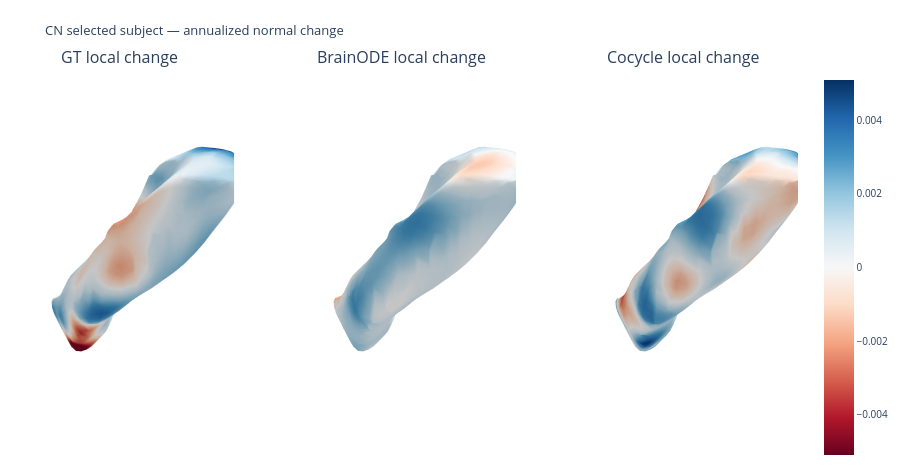

Notebook code cell kept with this figure:
### Code cell
selected_change_figure('CN')

### Figure 1 — Plotly figure (JSON) as saved in the notebook; plotly's stock layout.template omitted (floating-point values rounded to 4 significant figures; data arrays with more than 128 entries replaced by an {"elided": "..."} marker saying what was removed)
{"data": [{"cmax": 0.005098, "cmin": -0.005098, "colorscale": [[0, "rgb(103,0,31)"], [0.1, "rgb(178,24,43)"], [0.2, "rgb(214,96,77)"], [0.3, "rgb(244,165,130)"], [0.4, "rgb(253,219,199)"], [0.5, "rgb(247,247,247)"], [0.6, "rgb(209,229,240)"], [0.7, "rgb(146,197,222)"], [0.8, "rgb(67,147,195)"], [0.9, "rgb(33,102,172)"], [1, "rgb(5,48,97)"]], "flatshading": false, "hoverinfo": "skip", "i": {"elided": "4408 int values"}, "intensity": {"elided": "2206 float values"}, "j": {"elided": "4408 int values"}, "k": {"elided": "4408 int values"}, "opacity": 1, "scene": "scene", "showscale": false, "type": "mesh3d", "x": {"elided": "2206 float values"}, "y": {"elided": "2206 float values"}, "z": {"elided": "2206 float values"}}, {"cmax": 0.005098, "cmin": -0.005098, "colorscale": [[0, "rgb(103,0,31)"], [0.1, "rgb(178,24,43)"], [0.2, "rgb(214,96,77)"], [0.3, "rgb(244,165,130)"], [0.4, "rgb(253,219,199)"], [0.5, "rgb(247,247,247)"], [0.6, "rgb(209,229,240)"], [0.7, "rgb(146,197,222)"], [0.8, "rgb(67,147,195)"], [0.9, "rgb(33,102,172)"], [1, "rgb(5,48,97)"]], "flatshading": false, "hoverinfo": "skip", "i": {"elided": "4408 int values"}, "intensity": {"elided": "2206 float values"}, "j": {"elided": "4408 int values"}, "k": {"elided": "4408 int values"}, "opacity": 1, "scene": "scene2", "showscale": false, "type": "mesh3d", "x": {"elided": "2206 float values"}, "y": {"elided": "2206 float values"}, "z": {"elided": "2206 float values"}}, {"cmax": 0.005098, "cmin": -0.005098, "colorscale": [[0, "rgb(103,0,31)"], [0.1, "rgb(178,24,43)"], [0.2, "rgb(214,96,77)"], [0.3, "rgb(244,165,130)"], [0.4, "rgb(253,219,199)"], [0.5, "rgb(247,247,247)"], [0.6, "rgb(209,229,240)"], [0.7, "rgb(146,197,222)"], [0.8, "rgb(67,147,195)"], [0.9, "rgb(33,102,172)"], [1, "rgb(5,48,97)"]], "flatshading": false, "hoverinfo": "skip", "i": {"elided": "4408 int values"}, "intensity": {"elided": "2206 float values"}, "j": {"elided": "4408 int values"}, "k": {"elided": "4408 int values"}, "opacity": 1, "scene": "scene3", "showscale": true, "type": "mesh3d", "x": {"elided": "2206 float values"}, "y": {"elided": "2206 float values"}, "z": {"elided": "2206 float values"}}], "layout": {"annotations": [{"font": {"size": 16}, "showarrow": false, "text": "GT local change", "x": 0.1444, "xanchor": "center", "xref": "paper", "y": 1, "yanchor": "bottom", "yref": "paper"}, {"font": {"size": 16}, "showarrow": false, "text": "BrainODE local change", "x": 0.5, "xanchor": "center", "xref": "paper", "y": 1, "yanchor": "bottom", "yref": "paper"}, {"font": {"size": 16}, "showarrow": false, "text": "Cocycle local change", "x": 0.8556, "xanchor": "center", "xref": "paper", "y": 1, "yanchor": "bottom", "yref": "paper"}], "font": {"size": 10}, "height": 470, "margin": {"b": 5, "l": 5, "r": 5, "t": 70}, "scene": {"aspectmode": "data", "domain": {"x": [0, 0.2889], "y": [0, 1]}, "xaxis": {"visible": false}, "yaxis": {"visible": false}, "zaxis": {"visible": false}}, "scene2": {"aspectmode": "data", "domain": {"x": [0.3556, 0.6444], "y": [0, 1]}, "xaxis": {"visible": false}, "yaxis": {"visible": false}, "zaxis": {"visible": false}}, "scene3": {"aspectmode": "data", "domain": {"x": [0.7111, 1], "y": [0, 1]}, "xaxis": {"visible": false}, "yaxis": {"visible": false}, "zaxis": {"visible": false}}, "title": {"font": {"size": 13}, "text": "CN selected subject — annualized normal change"}}}
